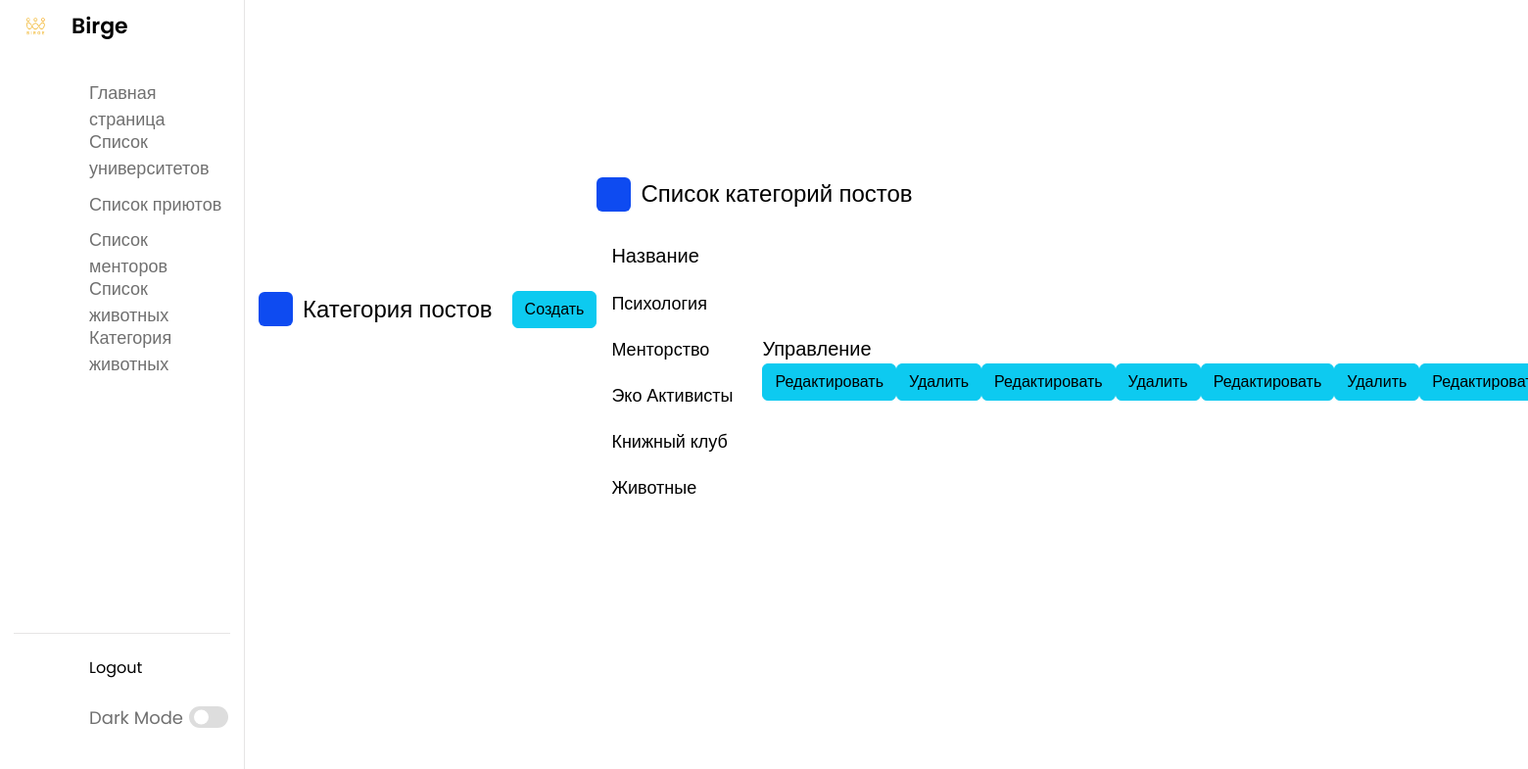
The app's page /customAdmin/categorypost with its own data.
### app/models.py (models this page shows, shortened)
class CategoryPost(models.Model):
    name = models.TextField()
    created_at = models.DateTimeField(auto_now_add=True)
    updated_at = models.DateTimeField(auto_now=True)
    class Meta:
        verbose_name = "CategoryPost"
        verbose_name_plural = "CategoryPosts"
        ordering = ['-created_at']

### app/views.py (the view)
# urls.py: path('customAdmin/categorypost',PostCategoryListViewAdmin.as_view(), name='admin_categorypost_list'),
class PostCategoryListViewAdmin(ListView):
    model = CategoryPost
    template_name = "customAdmin/postCategory.html"
    context_object_name = "post_categories"

### templates/customAdmin/postCategory.html
{% extends 'customAdmin/home.html' %}
{% block content %}
<div class="dash-content">
    <div class="overview">
        <div class="title">
            <i class="uil uil-tachometer-fast-alt"></i>
            <span class="text">Категория постов</span>
            <a style="margin-left: 20px;" href="{% url 'admin_create_categorypost' %}" class="btn btn-info">Создать</a>
            <div class="activity">
 <div class="title">
                    <i class="uil uil-clock-three"></i>
                    <span class="text">Список категорий постов</span>
                </div>
                <div class="activity-data">
                    <div class="data names">
                        <span class="data-title">Название</span>
                        {% for post_category in post_categories %}
                        <span class="data-list">{{post_category.name}}</span>
                        {% endfor %}
                    </div>
                    <div style="width: 250px;" class="data status">
                        <span class="data-title">Управление</span>
                        <div  class="d-flex justify-content-around">
                            {% for categorypost in post_categories %}
                            <a href="{% url 'admin_update_categorypost' categorypost.id %}" class="btn btn-info mb-2">Редактировать</a>
                            <a href="{% url 'admin_delete_categorypost' categorypost.id %}" class="btn btn-info  mb-2">Удалить</a>
                            {% endfor %}
                        </div>
                </div>
            </div>
        </div>
    </div>
</div>
{% endblock %}

### static/css/customAdmin/home.css (style rules this page uses)
* { margin: 0; padding: 0; box-sizing: border-box; font-family: 'Poppins', sans-serif; }
:root { --primary-color: #0E4BF1; --panel-color: #FFF; --text-color: #000; --black-light-color: #707070; --border-color: #e6e5e5; --toggle-color: #DDD; --box1-color: #4DA3FF; --box2-color: #FFE6AC; --box3-color: #E7D1FC; --title-icon-color: #fff; --tran-05: all 0.5s ease; --tran-03: all 0.3s ease; --tran-03: all 0.2s ease; }
body { min-height: 100vh; background-color: var(--primary-color); }
.dashboard .dash-content { padding-top: 50px; }
.dash-content .title { display: flex; align-items: center; margin: 60px 0 30px 0; }
.dash-content .title i { position: relative; height: 35px; width: 35px; background-color: var(--primary-color); border-radius: 6px; color: var(--title-icon-color); display: flex; align-items: center; justify-content: center; font-size: 24px; }
.dash-content .title .text { font-size: 24px; font-weight: 500; color: var(--text-color); margin-left: 10px; }
.dash-content .activity .activity-data { display: flex; justify-content: space-between; align-items: center; width: 100%; }
.activity .activity-data { display: flex; }
.activity-data .data { display: flex; flex-direction: column; margin: 0 15px; }
.activity-data .data-title { font-size: 20px; font-weight: 500; color: var(--text-color); }
.activity-data .data .data-list { font-size: 18px; font-weight: 400; margin-top: 20px; white-space: nowrap; color: var(--text-color); }

### records on screen
CategoryPost: name "Психология"
CategoryPost: name "Менторство"
CategoryPost: name "Эко Активисты"
CategoryPost: name "Книжный клуб"
CategoryPost: name "Животные"
